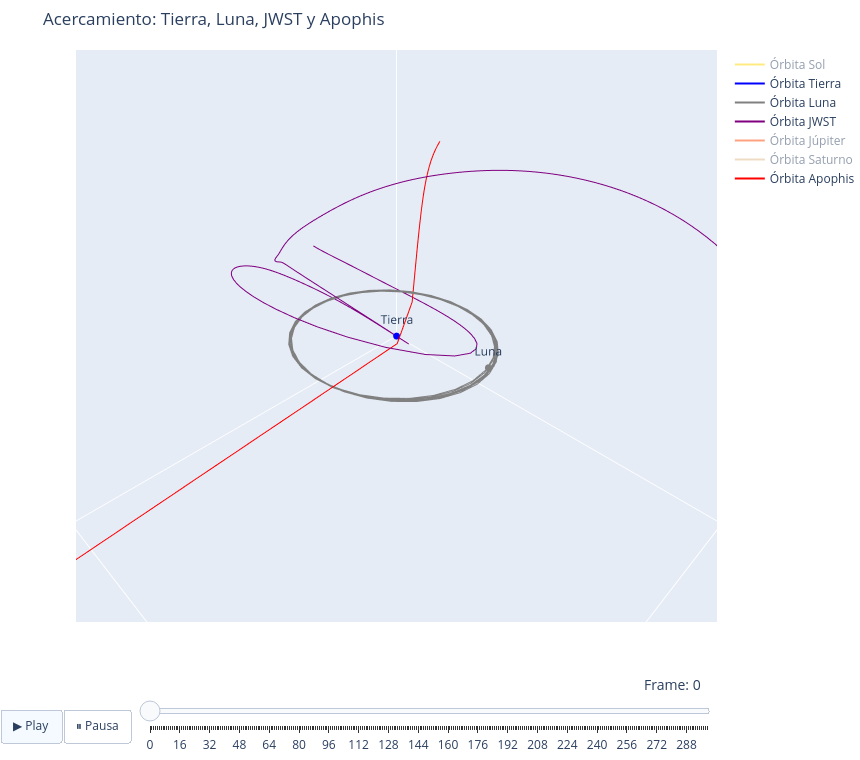

Notebook code for this chart:
### Code cell
nombres = ['Sol', 'Mercurio', 'Venus', 'Tierra', 'Luna', 'Marte', 'JWST', 'Júpiter', 'Saturno', 'Urano', 'Neptuno', 'Plutón', 'Apophis']
colores_planetas = ['#FFD700', 'gray', 'orange', 'blue', 'silver', 'red', 'purple', '#FF4500', '#DEB887', 'lightblue', 'blue', 'lightgray', '#FF0000']

limite = 0.05  # Limite fijo para enfocar bien Cislunar + JWST

paso_frame = max(1, N_pasos // 400) # Reducimos cantidad de frames para mejorar rendimiento

# ------------------- Configuración para los gráficos ------------------------------

layout_base = dict(
    width=860, height=760,
    margin=dict(l=0, r=0, b=0, t=50),
    scene=dict(
        xaxis=dict(title="X [AU]", range=[-limite, limite]),
        yaxis=dict(title="Y [AU]", range=[-limite, limite]),
        zaxis=dict(title="Z [AU]", range=[-limite, limite]),
        # Es vital fijar aspectmode a 'cube' para que las órbitas no se distorsionen ni se aplasten
        aspectmode='cube',
        camera=dict(
            eye=dict(x=0.1, y=0.1, z=0.1) # El zoom lo ampliamos para que la caja 3D sea visible
        )
    ),
    updatemenus=[dict(
        type='buttons',
        direction="left",
        pad={"r": 10, "t": 87},
        showactive=True,
        x=0.1,
        xanchor="right",
        y=0,
        yanchor="top",
        buttons=[
            dict(label='▶ Play',
                method='animate',
                args=[None, dict(frame=dict(duration=40, redraw=True), 
                                fromcurrent=True, mode='immediate', transition=dict(duration=0))]), 
            dict(label='⏸ Pausa',
                method='animate',
                args=[[None], dict(frame=dict(duration=0, redraw=True),
                                    mode='immediate', transition=dict(duration=0))])
        ]
    )],
    sliders=[dict(
        active=0,
        yanchor="top",
        xanchor="left",
        currentvalue=dict(
            font=dict(size=14),
            prefix="Frame: ",
            visible=True,
            xanchor="right"
        ),
        transition=dict(duration=0), 
        pad=dict(b=10, t=50),
        len=0.9,
        x=0.1,
        y=0,
        steps=[dict(method='animate',
                    args=[[str(fi)], dict(mode='immediate',
                                        frame=dict(duration=0, redraw=True), transition=dict(duration=0))], 
                    label=str(fi))
            for fi in range(0, N_pasos, paso_frame)] 
    )]
)

# Trazo inicial: primero las órbitas y luego la animación de los cuerpos
trazos_base = []

# Primero agregamos las órbitas completas estáticas para los 13 cuerpos
for i in range(13):
    # Ocultamos la trayectoria de los cuerpos alejados por defecto para no ensuciar el acercamiento
    # JWST(6), Luna(4), Tierra(3), Apophis(12) visibles por defecto
    visible_val = True if i in [3, 4, 6, 12] else 'legendonly'
    
    trazos_base.append(
        go.Scatter3d(
            x=x_inis[i], 
            y=y_inis[i], 
            z=z_inis[i],
            mode='lines',
            line=dict(color=colores_planetas[i], width=2),
            name=f'Órbita {nombres[i]}',
            visible=visible_val
        )
    )

# Luego agregamos la burbuja inicial estática (animable)
# IMPORTANTE: Plotly indexa cada trazo. Hemos agregado 13 trazos de líneas (órbitas).
# Por tanto, este trazo de los marcadores ocupará SÓLO el índice 13.
trazos_base.append(
    go.Scatter3d(
        x=[x_inis[i][0] for i in range(13)],
        y=[y_inis[i][0] for i in range(13)],
        z=[z_inis[i][0] for i in range(13)],
        mode='markers+text',
        text=nombres, textposition="top center",
        marker=dict(size=4, color=colores_planetas),
        showlegend=False
    )
)

# Animación del sistema solar SÓLO inyectando cambios al trazo de índice 13
fig1 = go.Figure(
    data=trazos_base,
    frames=[go.Frame(
        name=str(k),
        data=[
            go.Scatter3d(
                x=[x_inis[i][k] for i in range(13)],
                y=[y_inis[i][k] for i in range(13)],
                z=[z_inis[i][k] for i in range(13)]
            )
        ],
        traces=[13]
    ) for k in range(0, N_pasos, paso_frame)]
)

fig1.update_layout(**layout_base)
fig1.update_layout(title="Acercamiento: Tierra, Luna, JWST y Apophis")
fig1.show()
